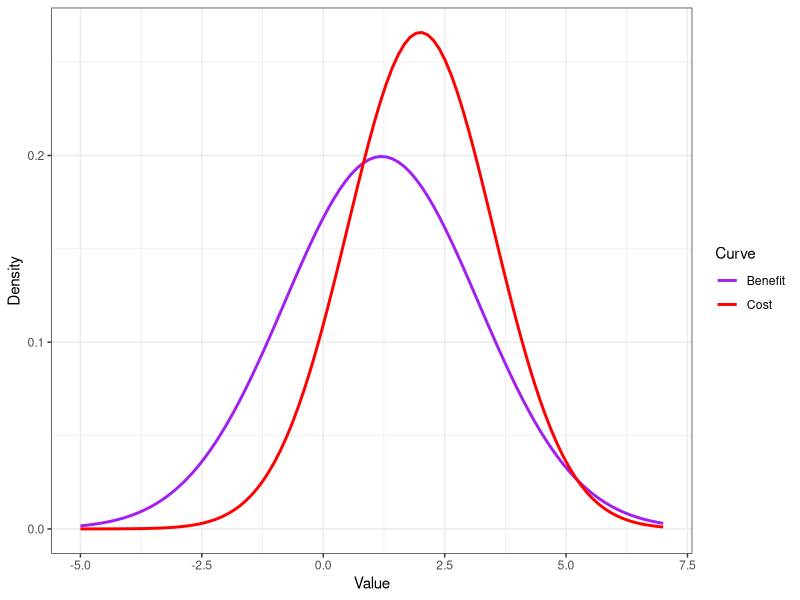
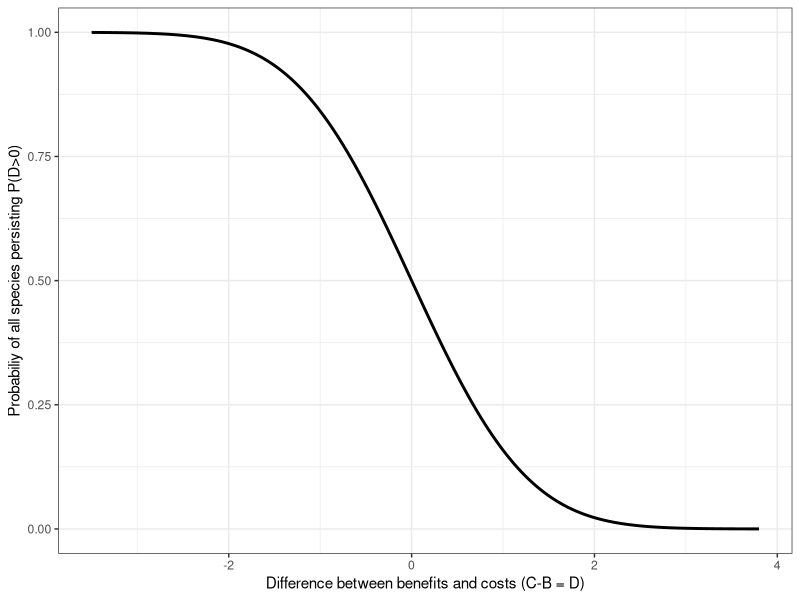

Write R code to recreate these figures, in order.
## ---- chunk 1
knitr::opts_chunk$set(echo = TRUE)
library(ggplot2)
library(tidyverse)
## ---- chunk 2
# Define the means and standard deviations for costs and benefits
mean_benefit <- 1.2
sd_benefit <- 2
mean_cost <- 2
sd_cost <- 1.5

# Sequence of x values
x <- seq(-5, 7, length.out = 100)

# Values for each curve
dbenefit <- dnorm(x, mean = mean_benefit, sd = sd_benefit)
dcost <- dnorm(x, mean = mean_cost, sd = sd_cost)

# Create a data frame
toplot<- data.frame(x = rep(x, 2),
                  y = c(dbenefit, dcost),
                  group = factor(rep(c("Benefit", "Cost"), each = length(x))))

# Plot the curves
ggplot(toplot, aes(x = x, y = y, color = group)) +
  geom_line(lwd =1) +
  scale_color_manual(values = c("Benefit" = "purple", "Cost" = "red")) +
  labs(x = "Value",
       y = "Density",
       color = "Curve") +
  theme_bw()
## ---- chunk 3
# Creating the data with values for the difference and estimating prob of persistence
diff_probs <- tibble(diff_values = seq(-3.5,3.8, by = 0.01))
diff_probs <- diff_probs %>% mutate(probs = pnorm(0, mean=diff_values))

ggplot(diff_probs, aes(x = diff_values, y=probs)) +
  geom_line(lwd =1) +
  labs(x = "Difference between benefits and costs (C-B = D)",
       y = "Probabiliy of all species persisting P(D>0)",
       color = "Curve") +
  theme_bw()

